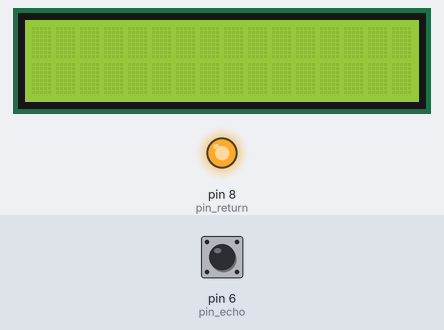
Bench run of a sketch on a simulated Arduino Uno, built with avr-gcc and run on an emulated ATmega328P. Parts: 16×2 character LCD, output pins drawn as LEDs (lit = HIGH). Inputs (shaded band) come from the test bench; at power-on: pin 6 (pin_echo) LOW.

Above: at 1.2 s.
1.3 s: pin 6 (pin_echo) pulsed HIGH 5 times (0.12 s each, 0.3 s apart)
At 5.6 s:
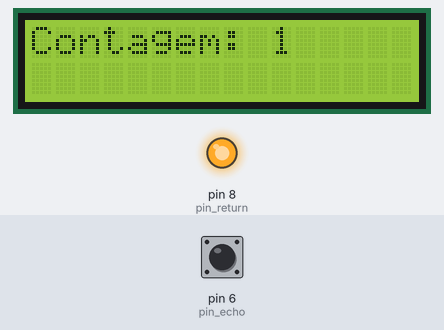
At 15.3 s:
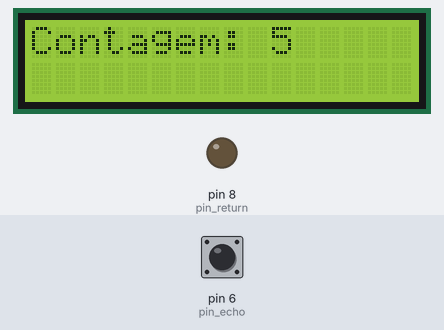
Timing chart, 0 to 16.1 s (numbered marks = the images above; inputs shaded):
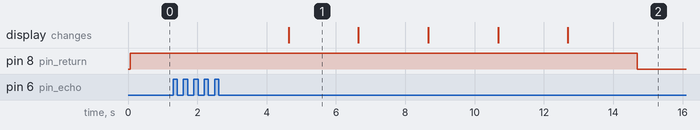

The sketch:

arduino-sensor-proximidade.ino
```cpp
//
//
// Caro individuo que está lendo isso, não tente entender como esse código funciona, nem eu mesmo sei o que eu fiz nele, não se submeta a isso
//
//
#include <LiquidCrystal_I2C.h>
#include <math.h>

#define pin_return 8 // pino de saída
#define start_stage 1 // estado inicial do pino de saída (0 ou 1 // LOW ou HIGH)
#define pin_trig 7 // pino trig do sensor ultrassônico
#define pin_echo 6 // pino echo do sensor ultrassônico
#define count_max 5 // contagem de tempo para o sensor atuar (1 == 100ms)
#define distance_min 10 // distância mínima para o sensor atuar em cm


LiquidCrystal_I2C lcd(0x27, 16, 2);

int distance = 0;
int distance_old = 0;
int count = 0;

// variaveis para evitar oscilações no display

int d1 = 0;
int d2 = 0;

int ultrasonic_read(int TRIG, int ECHO) { // por não existir biblioteca de sensor ultrassonico no tinkercad tive que criar a função do zero
  float duracao;
  int distancia;
  digitalWrite(TRIG, LOW);
  delayMicroseconds(2);

  digitalWrite(TRIG, HIGH);
  delayMicroseconds(10);
  digitalWrite(TRIG, LOW);

  duracao = pulseIn(ECHO, HIGH);

  distancia = ceil(duracao * 0.034 / 2);

  return distancia;
}

void lcd_count() { // mostra contagem de tempo na tela LCD_I2C
  lcd.clear();
  lcd.setCursor(0, 0);
  lcd.print("Contagem: ");
  lcd.print(count);
}

void lcd_distance() { // mostra distância do sensor na tela LCD_I2C
    lcd.clear();
    lcd.setCursor(0, 1);
    lcd.print("Distancia: ");
    lcd.setCursor(11,1);
    lcd.print(distance);
    lcd.print("cm");
}

void pin_control() { // controla pino de saída do arduino

  while (distance < distance_min) { // contagem de tempo
    distance = ultrasonic_read(pin_trig, pin_echo);

    if (count >= count_max) {
      break;
    }
    count = count + 1;
    lcd_count();
    delay(1000);
  }

  if ((count >= count_max) and (digitalRead(pin_return) == HIGH)) {
    digitalWrite(pin_return, LOW);
    count = 0;
  }

  if ((count >= count_max) and (digitalRead(pin_return) == LOW)) {
    digitalWrite(pin_return, HIGH);
    count = 0;
  }
}

bool compara() { // função pra tentar fazer o lcd não oscilar eternamente
  if ((distance != distance_old) and (distance != d1) and (distance != d2)) {
    return true;
  }
  else {
    return false;
  }
}
void setup() {

  Wire.begin();
  lcd.init();
  lcd.display();
  lcd.backlight();

  pinMode(pin_return, OUTPUT);
  digitalWrite(pin_return, start_stage);
}

void loop() {

  distance = ultrasonic_read(pin_trig, pin_echo);
  if (distance >= distance_min) {
      count = 0;
      if (compara()) {
        lcd_count();
      }

    }
  if ((distance < distance_min) && (compara())) {
    pin_control();
  }
  distance_old = ultrasonic_read(pin_trig, pin_echo);
  d1 = distance_old + 1;
  d2 = distance_old - 1;
}
```

Measured:
- after the input at 1.3 s, pin 8 (pin_return): HIGH → LOW after 13.4 s; the display: changes after 3.3 s (image 1)
- what the display in image 1 shows lasts 2.0 s, from 4.6 s to 6.6 s
